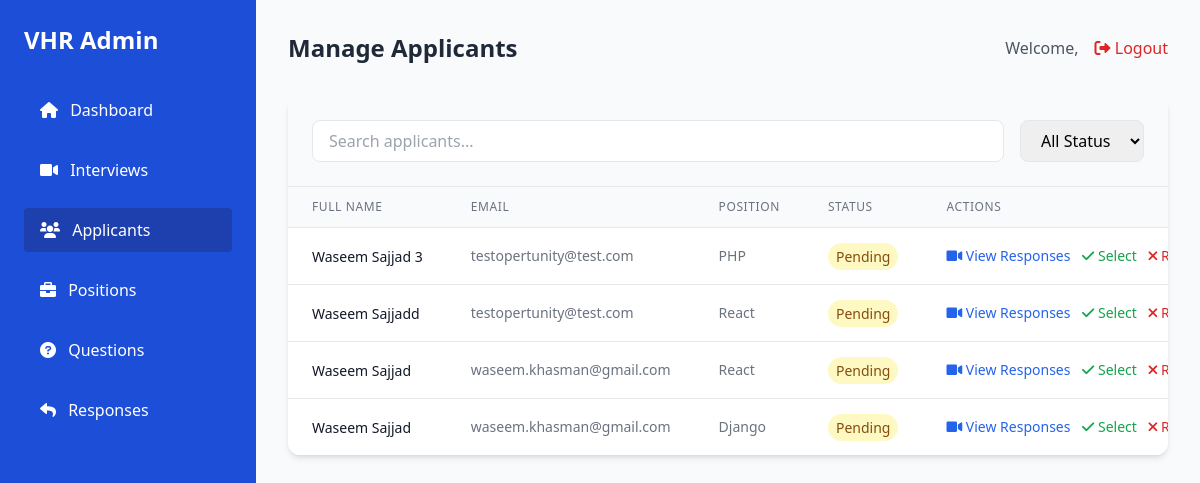
The page /applicants/ on the database as committed earlier.
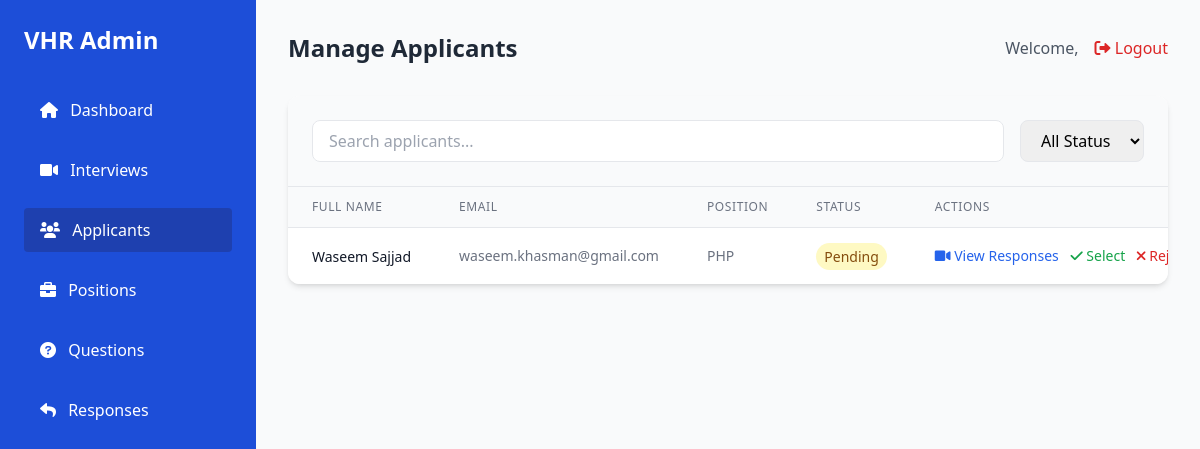
The same page on the database as committed later.
### interviews/models.py (models this page shows, shortened)
class Applicant(models.Model):
    STATUS_CHOICES = [
        ('Pending', 'Pending'),
        ('Selected', 'Selected'),
        ('Rejected', 'Rejected'),
    ]
    user = models.ForeignKey(User, on_delete=models.CASCADE, related_name="applicants", null=True, blank=True)
    fullname = models.CharField(max_length=255)
    email = models.EmailField()
    position = models.ForeignKey(Position, on_delete=models.CASCADE, related_name="applicants")
    status = models.CharField(max_length=10, choices=STATUS_CHOICES, default='Pending')
    resume = models.FileField(upload_to='resumes/', null=True, blank=True)
    class Meta:
        unique_together = ('email', 'position')

class Position(models.Model):
    name = models.CharField(max_length=255, unique=True)

### interviews/views.py (the view)
# urls.py: path('applicants/', manage_applicants, name='manage_applicants'),
def manage_applicants(request):
    applicants = Applicant.objects.all().order_by('-id')
    return render(request, 'admin/manage_applicants.html', {'applicants': applicants})

### interviews/templates/admin/manage_applicants.html (shortened to what this page needs)
{% extends "admin/base_admin.html" %}
{% block page_title %}Manage Applicants{% endblock %}
{% block admin_content %}
<div class="bg-white rounded-xl shadow-md overflow-hidden">
    <div class="p-6 bg-gray-50 border-b">
        <div class="flex items-center space-x-4">
            <div class="flex-1">
                <input type="text" id="search" placeholder="Search applicants..."
                       class="w-full px-4 py-2 border rounded-lg focus:ring-2 focus:ring-blue-500 focus:border-blue-500">
            </div>
            <select id="status-filter" class="px-4 py-2 border rounded-lg focus:ring-2 focus:ring-blue-500 focus:border-blue-500">
                <option value="">All Status</option>
            </select>
        </div>
    </div>
    <div class="overflow-x-auto">
        <table class="min-w-full divide-y divide-gray-200">
            <thead class="bg-gray-50">
                <tr>
                    <th class="px-6 py-3 text-left text-xs font-medium text-gray-500 uppercase tracking-wider">Full Name</th>
                    <th class="px-6 py-3 text-left text-xs font-medium text-gray-500 uppercase tracking-wider">Email</th>
                    <th class="px-6 py-3 text-left text-xs font-medium text-gray-500 uppercase tracking-wider">Position</th>
                    <th class="px-6 py-3 text-left text-xs font-medium text-gray-500 uppercase tracking-wider">Status</th>
                    <th class="px-6 py-3 text-left text-xs font-medium text-gray-500 uppercase tracking-wider">Actions</th>
                </tr>
            </thead>
            <tbody class="bg-white divide-y divide-gray-200">
                {% for applicant in applicants %}
                <tr class="hover:bg-gray-50 transition">
                    <td class="px-6 py-4 whitespace-nowrap">
                        <span class="text-sm font-medium text-gray-900">{{ applicant.fullname }}</span>
                    </td>
                    <td class="px-6 py-4 whitespace-nowrap text-sm text-gray-500">
                        {{ applicant.email }}
                    </td>
                    <td class="px-6 py-4 whitespace-nowrap text-sm text-gray-500">
                        {{ applicant.position.name }}
                    </td>
                    <td class="px-6 py-4 whitespace-nowrap">
                        <span class="px-2 py-1 text-sm rounded-full
                            {% if applicant.status == 'Pending' %}bg-yellow-100 text-yellow-800
                            {% elif applicant.status == 'Selected' %}bg-green-100 text-green-800
                            {% else %}bg-red-100 text-red-800{% endif %}">
                            {{ applicant.status }}
                        </span>
                    </td>
                    <td class="px-6 py-4 whitespace-nowrap text-sm font-medium space-x-2">
                        <button onclick="viewResponses({{ applicant.id }})"
                                class="text-blue-600 hover:text-blue-900">
                            <i class="fas fa-video"></i> View Responses
                        </button>
                        <button onclick="updateStatus({{ applicant.id }}, 'Selected')"
                                class="text-green-600 hover:text-green-900">
                            <i class="fas fa-check"></i> Select
                        </button>
                        <button onclick="updateStatus({{ applicant.id }}, 'Rejected')"
                                class="text-red-600 hover:text-red-900">
                            <i class="fas fa-times"></i> Reject
                        </button>
                    </td>
                </tr>
                {% empty %}
                <tr>
                    <td colspan="5" class="px-6 py-4 text-center text-gray-500">
                        No applicants found.
                    </td>
                </tr>
                {% endfor %}
            </tbody>
        </table>
    </div>
</div>
{% endblock %}

### interviews/templates/admin/base_admin.html (shortened to what this page needs)
<!DOCTYPE html>
<html lang="en">
<head>
    <script src="https://cdn.tailwindcss.com"></script>
    <link href="https://cdnjs.cloudflare.com/ajax/libs/font-awesome/6.0.0/css/all.min.css" rel="stylesheet">
</head>
<body class="bg-gray-50">
    <div class="fixed inset-y-0 left-0 w-64 bg-blue-700 text-white">
        <div class="p-6">
            <h1 class="text-2xl font-bold mb-8">VHR Admin</h1>
            <nav class="space-y-4">
                <a href="{% url 'admin_dashboard' %}" class="block py-2.5 px-4 rounded transition {% if request.resolver_match.url_name == 'admin_dashboard' %}bg-blue-800{% endif %} hover:bg-blue-800">
                    <i class="fas fa-home mr-2"></i> Dashboard
                </a>
                <a href="{% url 'manage_interviews' %}" class="block py-2.5 px-4 rounded transition {% if request.resolver_match.url_name == 'manage_interviews' %}bg-blue-800{% endif %} hover:bg-blue-800">
                    <i class="fas fa-video mr-2"></i> Interviews
                </a>
                <a href="{% url 'manage_applicants' %}" class="block py-2.5 px-4 rounded transition {% if request.resolver_match.url_name == 'manage_applicants' %}bg-blue-800{% endif %} hover:bg-blue-800">
                    <i class="fas fa-users mr-2"></i> Applicants
                </a>
                <a href="{% url 'manage_positions' %}" class="block py-2.5 px-4 rounded transition {% if request.resolver_match.url_name == 'manage_positions' %}bg-blue-800{% endif %} hover:bg-blue-800">
                    <i class="fas fa-briefcase mr-2"></i> Positions
                </a>
                <a href="{% url 'manage_questions' %}" class="block py-2.5 px-4 rounded transition {% if request.resolver_match.url_name == 'manage_questions' %}bg-blue-800{% endif %} hover:bg-blue-800">
                    <i class="fas fa-question-circle mr-2"></i> Questions
                </a>
                <a href="{% url 'manage_responses' %}" class="block py-2.5 px-4 rounded transition {% if request.resolver_match.url_name == 'manage_responses' %}bg-blue-800{% endif %} hover:bg-blue-800">
                    <i class="fas fa-reply mr-2"></i> Responses
                </a>
            </nav>
        </div>
    </div>
    <div class="ml-64 p-8">
        <div class="flex justify-between items-center mb-8">
            <h2 class="text-2xl font-bold text-gray-800">{% block page_title %}{% endblock %}</h2>
            <div class="flex items-center space-x-4">
                <span class="text-gray-600">Welcome, {{ request.user.username }}</span>
                <a href="{% url 'logout' %}" class="text-red-600 hover:text-red-800">
                    <i class="fas fa-sign-out-alt"></i> Logout
                </a>
            </div>
        </div>
        {% block admin_content %}{% endblock %}
    </div>
</body>
</html>

Rows that differ between the two databases and show on the page:
removed Applicant: fullname "Waseem Sajjad 3", email "testopertunity@test.com", position.name "PHP", status "Pending"
removed Applicant: fullname "Waseem Sajjadd", email "testopertunity@test.com", position.name "React", status "Pending"
removed Applicant: fullname "Waseem Sajjad", email "waseem.khasman@gmail.com", position.name "React", status "Pending"
removed Applicant: fullname "Waseem Sajjad", email "waseem.khasman@gmail.com", position.name "Django", status "Pending"
added Applicant: fullname "Waseem Sajjad", email "waseem.khasman@gmail.com", position.name "PHP", status "Pending"
